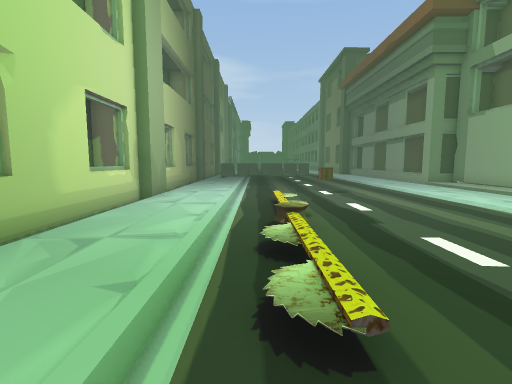
[1] (above)

17 first-person views from a walk through a 3-D level made in the Unity game engine. The camera is 1.2 m above the floor, tilts 6° down and sees 85° across. The floor is counted in squares, 1 m on a side. Each view is taken from the middle of a square. On the plan, view 1 faces up. The plan holds only what a view shows up to about 13 squares ahead; the rest is blank. The place goes on beyond the plan. The player is left out. Some animated figures are not drawn. Some surface patterns are stand-ins.

[2]
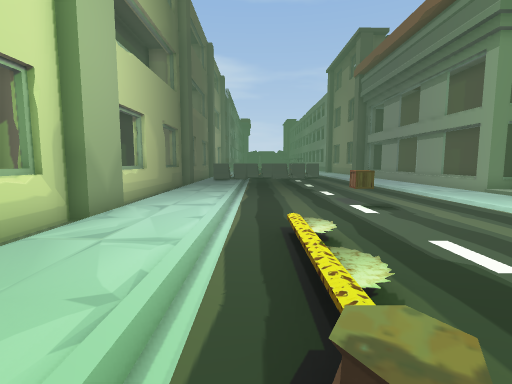

[3]
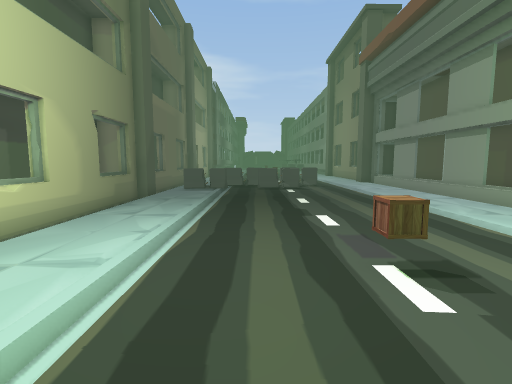

[4]
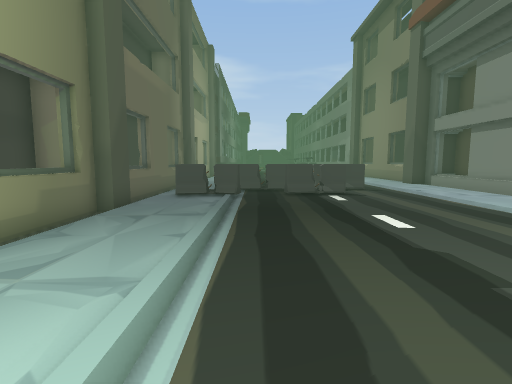

[5]
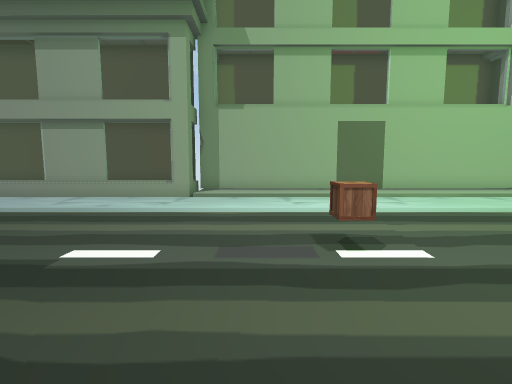

[6]
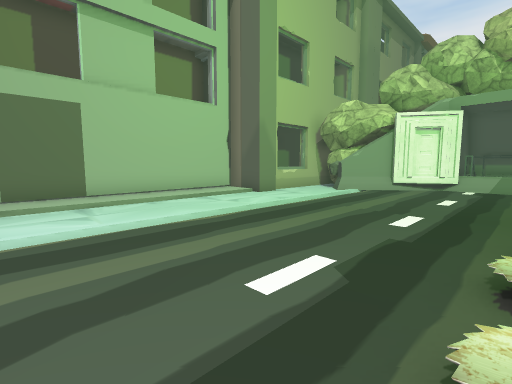

[7]
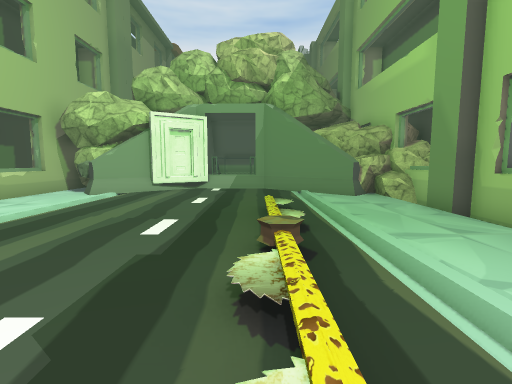

[8]
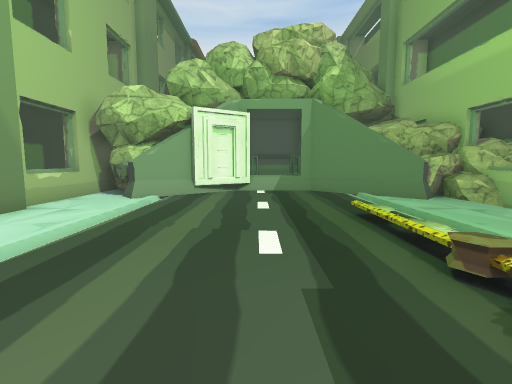

[9]
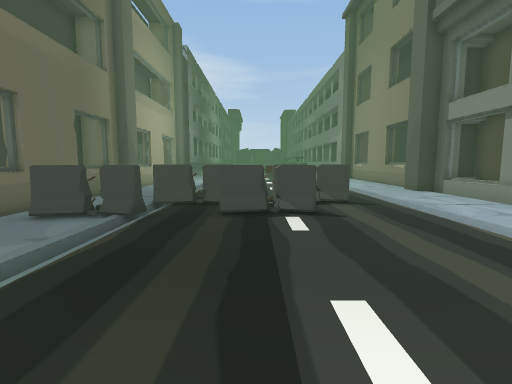

[10]
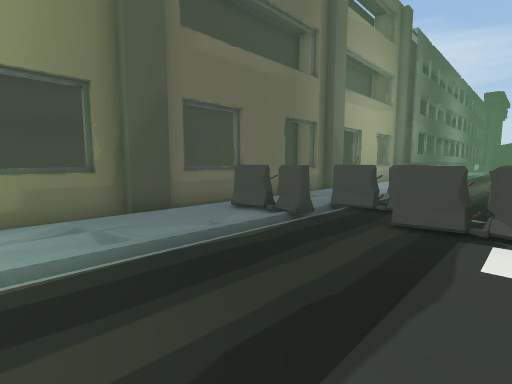

[11]
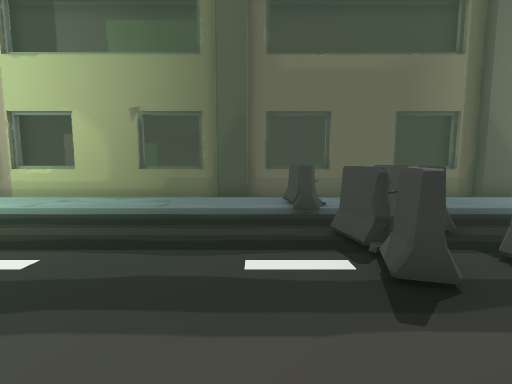

[12]
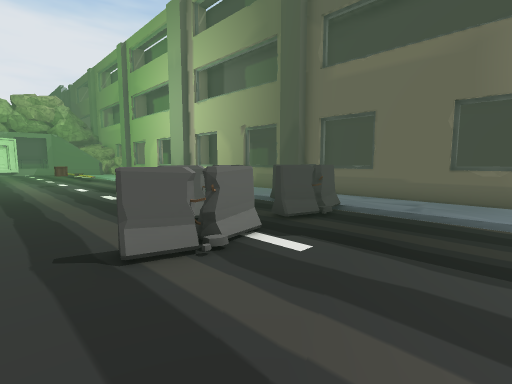

[13]
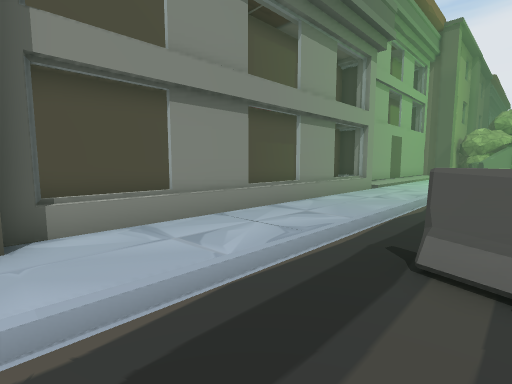

[14]
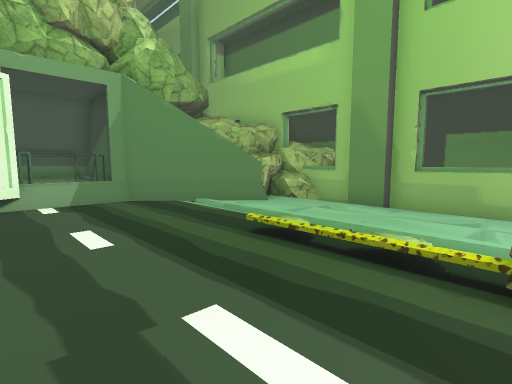

[15]
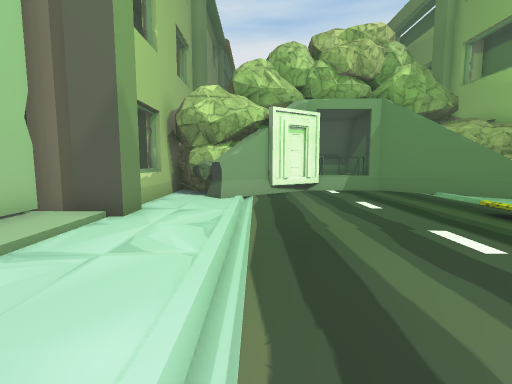

[16]
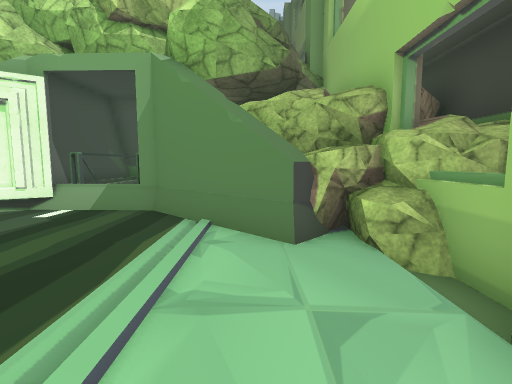

[17]
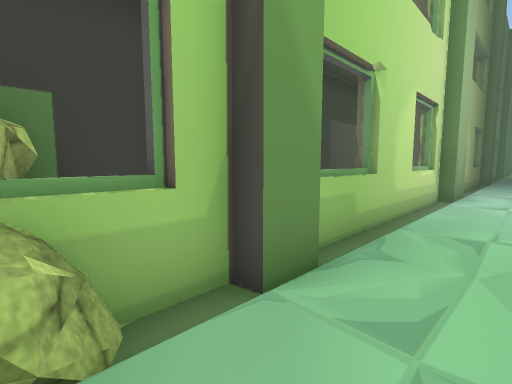

### Floor plan
Key: @ floor where view 1 was taken; # wall or solid block; x gap in a wall; . main floor; : floor 0.25 m higher than the main floor; - floor 0.25 m lower than the main floor; / step, stairs or slope; ^ raised ledge; v drop or lower ground; B barrier; O other object.
Columns run from 7 left of view 1 to 11 right of it. Each row starts with its distance up from view 1.
 29   #-........ ...###
 28   #-.............Ov
 27   #-.............Ov
 26   #-.......B.....xv
 25   #-..BBB.BBB....#v
 24   #-..B.BBB......#v
 23   #-BBB..........Ov
 22   ##../..........Ov
 21   ##../..........xv
 20   #-../..........#v
 19   #-../..........xv
 18   #-../..........Ov
 17   #-../.......... v
 16   #-../..........#v
 15   #-../..........:#
 14   #-../..........:#
 13   #-../..........:#
 12   ##../...O......:#
 11   ##../..........:#
 10   #-../..........:#
  9   #-.././........:#
  8   #-.././........:#
  7   #-.././........:#
  6   #-.././........:#
  5   #-.././........:#
  4   #-..//.........:#
  3   #-../..........:#
  2  ###..//........###
  1  ###../.........###
  0  O#-../@.........#
 -1  O#O#./..........^
 -2 O  OO#/.......#O.##
 -3 O   OO#.....#O  O##
 -4       ###^###   O#
 -5        O# ##    O
 -6        O# ^#OOOOO

Where each view was taken, in squares from view 1:
view 1: 0 up, 0 right, facing up
view 2: 4 up, 0 right, facing up
view 3: 8 up, 1 right, facing up
view 4: 13 up, 0 right, facing up
view 5: 13 up, 1 left, facing right
view 6: 10 up, 1 right, facing down-right
view 7: 9 up, 1 right, facing down
view 8: 8 up, 3 right, facing down
view 9: 17 up, 2 right, facing up
view 10: 18 up, 3 right, facing up-left
view 11: 22 up, 6 right, facing left
view 12: 29 up, 6 right, facing down-left
view 13: 29 up, 4 right, facing down-right
view 14: 5 up, 4 right, facing down-left
view 15: 8 up, 6 right, facing down
view 16: 3 up, 2 left, facing down
view 17: 1 down, 2 left, facing up-left
